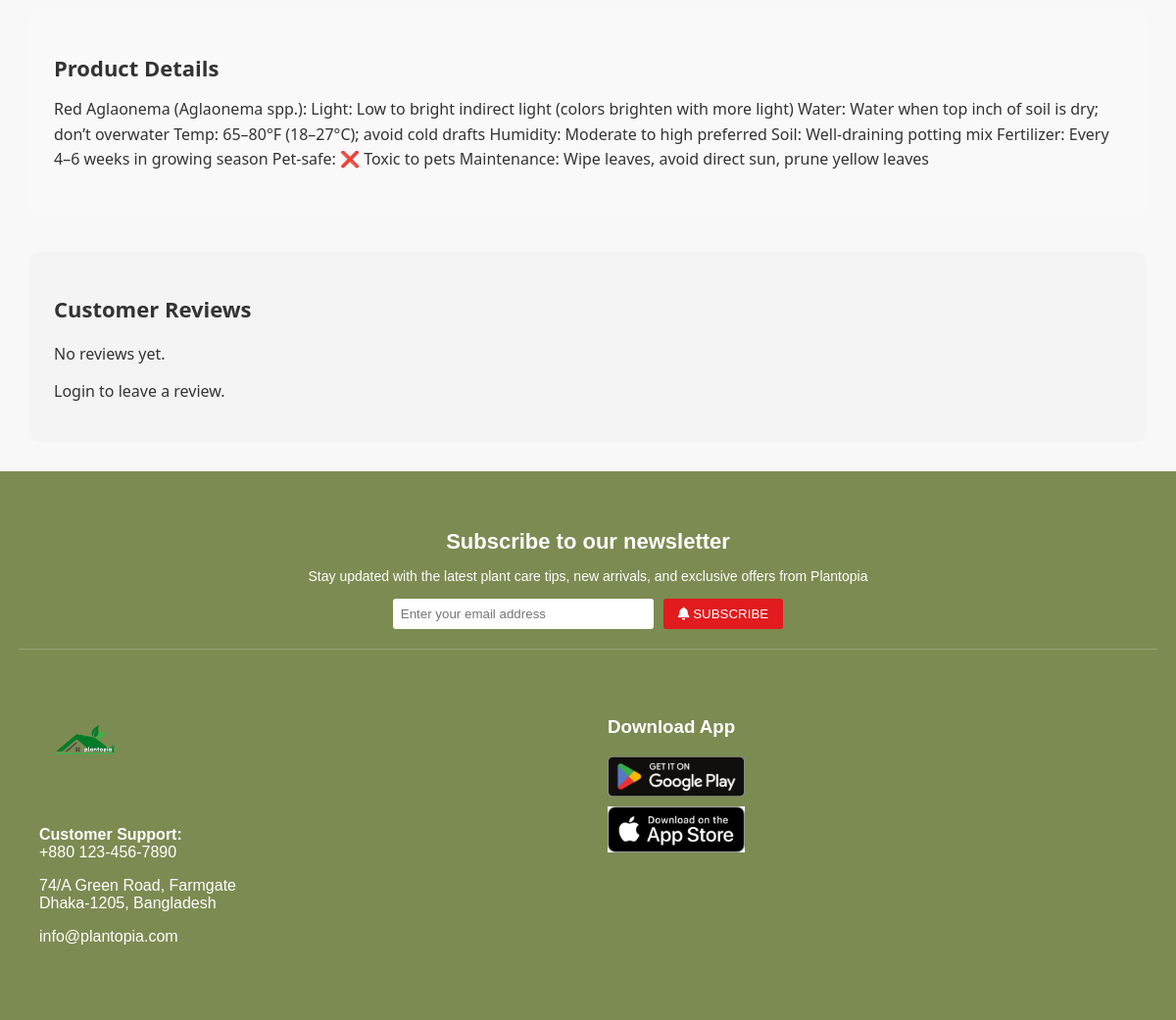
The app's page /product/red-aglaonema/ (lower part), older data.
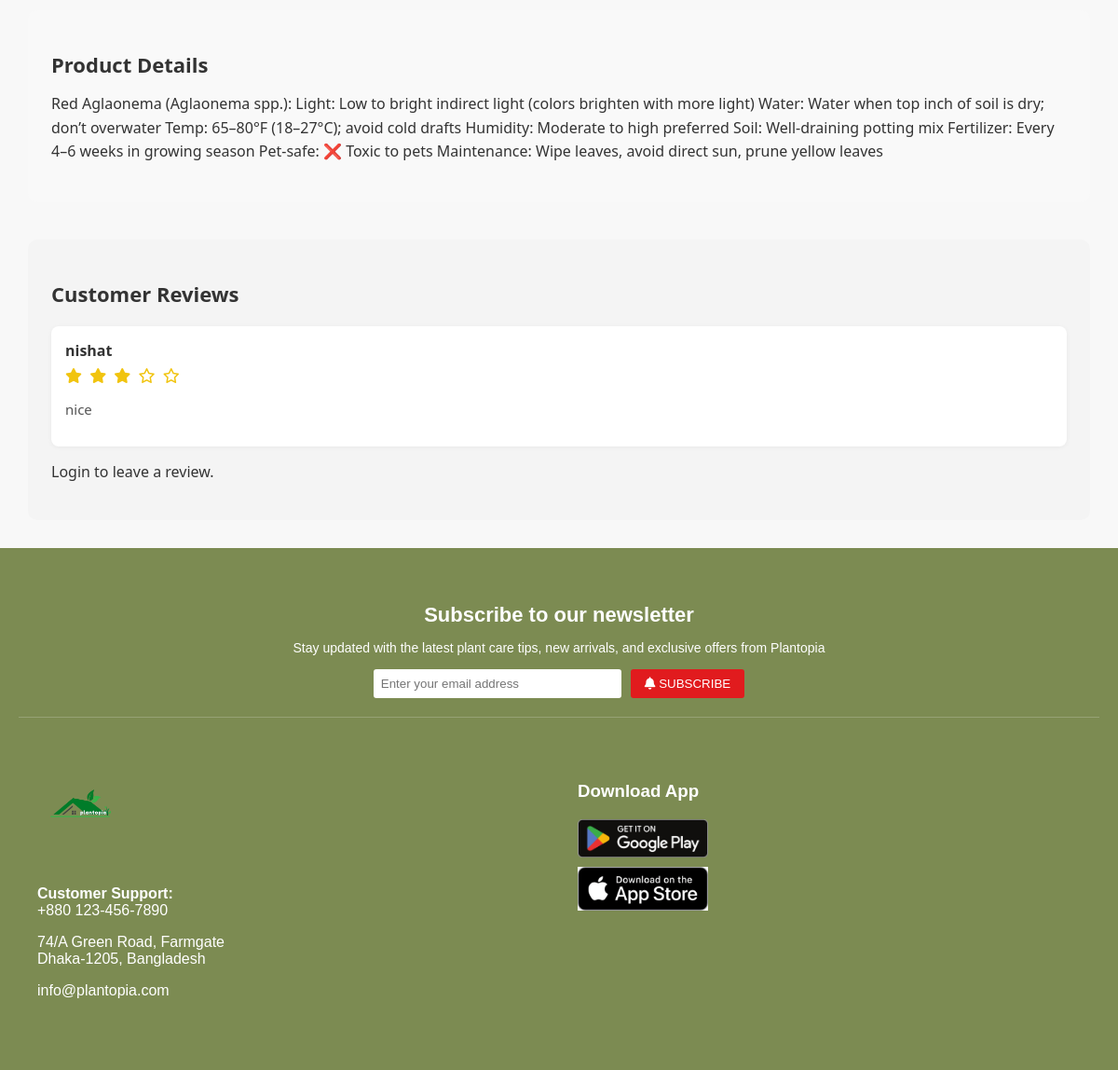
The same page, newer data.
### shop/models.py (models this page shows, shortened)
class Review(models.Model):
    product = models.ForeignKey('Product', on_delete=models.CASCADE)
    user = models.ForeignKey(User, on_delete=models.CASCADE)
    rating = models.IntegerField(
        default=5,
        validators=[MinValueValidator(1), MaxValueValidator(5)]
    )
    comment = models.TextField()
    created_at = models.DateTimeField(auto_now_add=True)

### shop/views.py (the view)
# urls.py: path('product/<slug:slug>/', views.product_detail, name='product_detail'),
def product_detail(request, slug):
    product = get_object_or_404(Product, slug=slug)
    reviews = Review.objects.filter(product=product)
    return render(request, 'product_detail.html', {'product': product, 'reviews': reviews})

### shop/context_processors.py (called while the page is built)
def categories_processor(request):
    return {
        'categories': Category.objects.filter(parent__isnull=True)
    }

### templates/product_detail.html (shortened to what this page needs)
{% extends 'base.html' %}
{% load static %}
{% block content %}
<link rel="stylesheet" href="{% static 'css/product_details.css' %}">
<link rel="stylesheet" href="https://cdnjs.cloudflare.com/ajax/libs/font-awesome/6.5.0/css/all.min.css">
<div class="product-detail-wrapper">
    <div class="product-details-section">
        <h2>Product Details</h2>
        <p class="description">{{ product.description }}</p>
    </div>
    <div class="reviews-section">
        <h2>Customer Reviews</h2>
        {% for review in reviews %}
            <div class="review-card">
                <strong>{{ review.user.username }}</strong>
                <div class="review-rating">
                    {% for i in "12345" %}
                        <i class="fa-star {% if forloop.counter <= review.rating %}fas{% else %}far{% endif %}"></i>
                    {% endfor %}
                </div>
                <p class="comment">{{ review.comment }}</p>
            </div>
        {% empty %}
            <p>No reviews yet.</p>
        {% endfor %}
        {% if user.is_authenticated %}
        <div class="add-review">
            <h3>Leave a Review</h3>
            <form action="{% url 'add_review' product.id %}" method="post">
                {% csrf_token %}
                <select name="rating" required class="input-field">
                    <option value="">Rate the product</option>
                    {% for i in "12345" %}
                        <option value="{{ i }}">{{ i }} Star{% if i != "1" %}s{% endif %}</option>
                    {% endfor %}
                </select>
                <textarea name="comment" placeholder="Write your comment" class="textarea-field" required></textarea>
                <button type="submit" class="btn review-btn">Submit Review</button>
            </form>
        </div>
        {% else %}
            <p><a href="{% url 'login' %}">Login</a> to leave a review.</p>
        {% endif %}
    </div>
</div>
{% endblock %}

Row changes from the older to the newer data that the page shows:
added Review: user.username "nishat", rating 3 (drawn), comment "nice"
Text that changed along with them:
text no longer shown: "No reviews yet."
